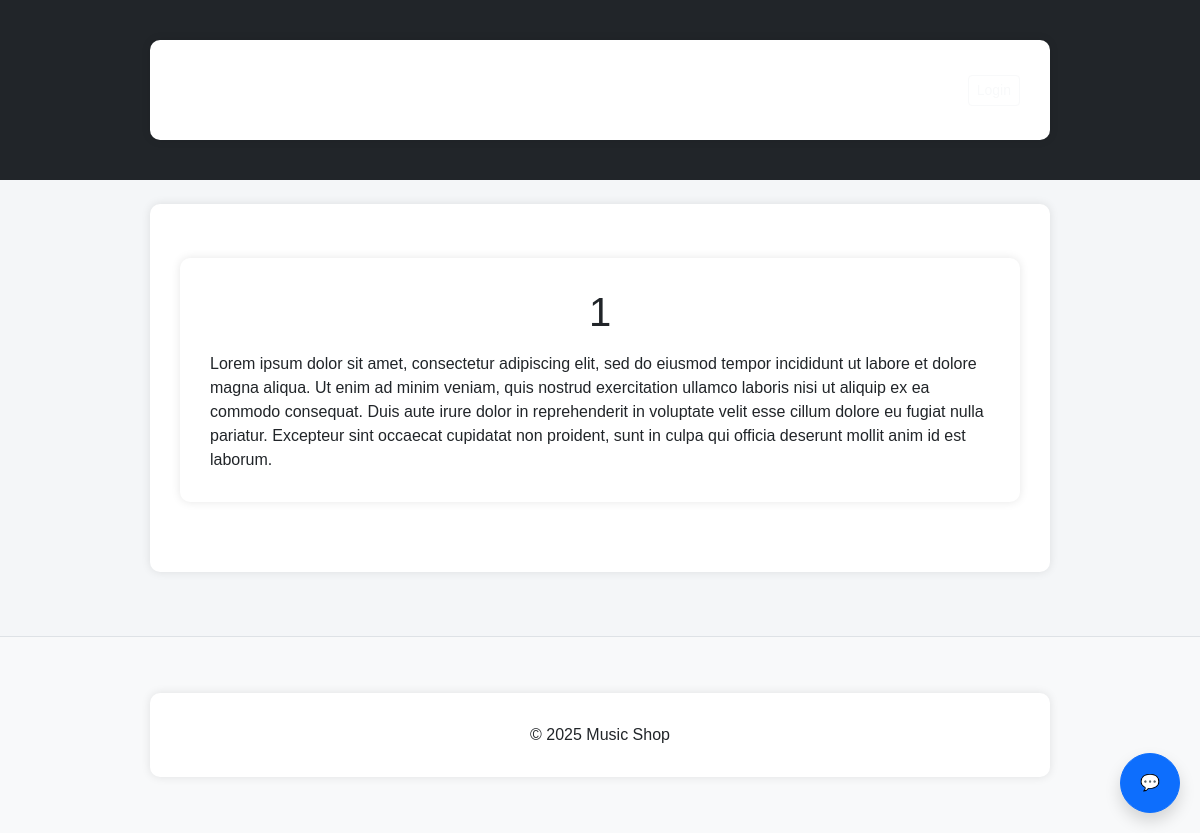
/?r=page&id=2, run on the app's committed database.
### tables this page shows
CREATE TABLE `pages` (
  `id` int(11) NOT NULL,
  `slug` varchar(100) DEFAULT NULL,
  `title` varchar(255) DEFAULT NULL,
  `content` text DEFAULT NULL
);

### music-shop/app/Controllers/BaseController.php (called while the page is built, shortened)
<?php
class BaseController
{
    public function render($view, $data = [])
    {
        $viewFile = __DIR__ . '/../Views/' . $view . '.php';
        extract($data);
        include __DIR__ . '/../Views/layouts/header.php';
        include $viewFile;
        include __DIR__ . '/../Views/layouts/footer.php';
    }
}

### music-shop/app/Controllers/PagesController.php (called while the page is built, shortened)
<?php
class PagesController extends BaseController
{
    public function show()
    {
        $id = $_GET['id'] ?? null;
        $page = Page::find($id);
        return $this->render('pages/show', ['page' => $page]);
    }
}

### music-shop/app/Core/Auth.php (called while the page is built, shortened)
<?php
class Auth
{
    public static function check()
    {
        return isset($_SESSION['admin']) && $_SESSION['admin'] === true;
    }
}

### music-shop/app/Models/Page.php (called while the page is built, shortened)
<?php
class Page extends Model
{
    public static function find($id)
    {
        $stmt = self::$db->prepare("SELECT * FROM pages WHERE id=?");
        $stmt->execute([$id]);
        return $stmt->fetch(PDO::FETCH_ASSOC);
    }
}

### music-shop/app/Views/pages/show.php (the view)
<div class="container mt-4">
    <h1><?= htmlspecialchars($page['title']) ?></h1>
    <div class="mt-3">
        <?= $page['content'] ?>
    </div>
</div>

### index.php (shortened to what this page needs)
<?php
require __DIR__ . '/music-shop/app/Core/Auth.php';
require __DIR__ . '/music-shop/app/Models/Model.php';
require __DIR__ . '/music-shop/app/Models/Page.php';
require __DIR__ . '/music-shop/app/Controllers/BaseController.php';
require __DIR__ . '/music-shop/app/Controllers/PagesController.php';
$route = $_GET['r'] ?? '/';
switch ($route) {
            case 'page':
                (new PagesController())->show();
                break;
}

### music-shop/app/Views/layouts/header.php (shortened to what this page needs)
<!DOCTYPE html>
<html lang="uk">
<head>
    <link rel="stylesheet" href="https://cdn.jsdelivr.net/npm/bootstrap@5.3.0/dist/css/bootstrap.min.css">
    <link rel="stylesheet" href="/music-shop/public/css/style.css">
</head>
<body class="d-flex flex-column min-vh-100">
<header class="bg-dark text-white">
    <nav class="navbar navbar-expand-lg navbar-dark container">
        <a class="navbar-brand" href="/">Music Shop</a>
        <div class="collapse navbar-collapse" id="navbarNav">
            <ul class="navbar-nav me-auto">
                <li class="nav-item">
                    <a class="nav-link <?= ($_GET['r'] ?? '') === 'catalog' ? 'active' : '' ?>" href="/">Catalog</a>
                </li>
                <li class="nav-item">
                    <a class="nav-link <?= ($_GET['r'] ?? '') === 'news' ? 'active' : '' ?>" href="/?r=news">News</a>
                </li>
                <li class="nav-item">
                    <a class="nav-link <?= ($_GET['r'] ?? '') === 'gallery' ? 'active' : '' ?>" href="/?r=gallery">Gallery</a>
                </li>
                <li class="nav-item">
                    <a class="nav-link <?= ($_GET['r'] ?? '') === 'pages' ? 'active' : '' ?>" href="/?r=pages">Pages</a>
                </li>
            </ul>
            <ul class="navbar-nav">
                <?php if(\App\Core\Auth::check()): ?>
                    <li class="nav-item">
                        <a class="btn btn-warning btn-sm me-2" href="/?r=admin">Admin</a>
                    </li>
                    <li class="nav-item">
    <a class="btn btn-info btn-sm me-2" href="/?r=support">Support</a>
</li>
                    <li class="nav-item">
                        <a class="btn btn-outline-light btn-sm" href="/?r=logout">Logout</a>
                    </li>
                <?php else: ?>
                    <li class="nav-item">
                        <a class="btn btn-outline-light btn-sm" href="/?r=login">Login</a>
                    </li>
                <?php endif; ?>
            </ul>
        </div>
    </nav>
</header>
<div class="container flex-grow-1 mt-4">

### music-shop/app/Views/layouts/footer.php (shortened to what this page needs)
</div>
<footer class="bg-light border-top mt-4 py-3">
    <div class="container text-center">
        © <?= date('Y') ?> Music Shop
    </div>
    <button id="chat-toggle" class="btn btn-primary rounded-circle shadow"
        style="position: fixed; bottom: 20px; right: 20px; width: 60px; height: 60px;">
        💬
    </button>
</footer>
</body>
</html>

### music-shop/public/style.css (style rules this page uses)
body { font-family: Arial, sans-serif; background: #f4f6f8; margin: 0; padding: 0; }
.container { max-width: 900px; margin: 40px auto; background: white; padding: 30px; border-radius: 10px; box-shadow: 0 0 10px rgba(0,0,0,0.1); }
h1, h3 { text-align: center; }
a { color: #3498db; text-decoration: none; }
input, textarea, button { padding: 10px; font-size: 14px; }
button { background: #2ecc71; color: white; border: none; cursor: pointer; border-radius: 5px; }

### data on the page
pages: title "1", content "Lorem ipsum dolor sit amet, consectetur adipiscing elit, sed do eiusmod tempor incididunt ut labore et dolore magna aliqua. Ut enim ad minim veniam, quis nostrud exercitation ullamco laboris nisi ut aliquip ex ea commodo consequat. Duis aute irure dolor in reprehenderit in voluptate velit esse cillum dolore eu fugiat nulla pariatur. Excepteur sint occaecat cupidatat non proident, sunt in culpa qui officia deserunt mollit anim id est laborum."
